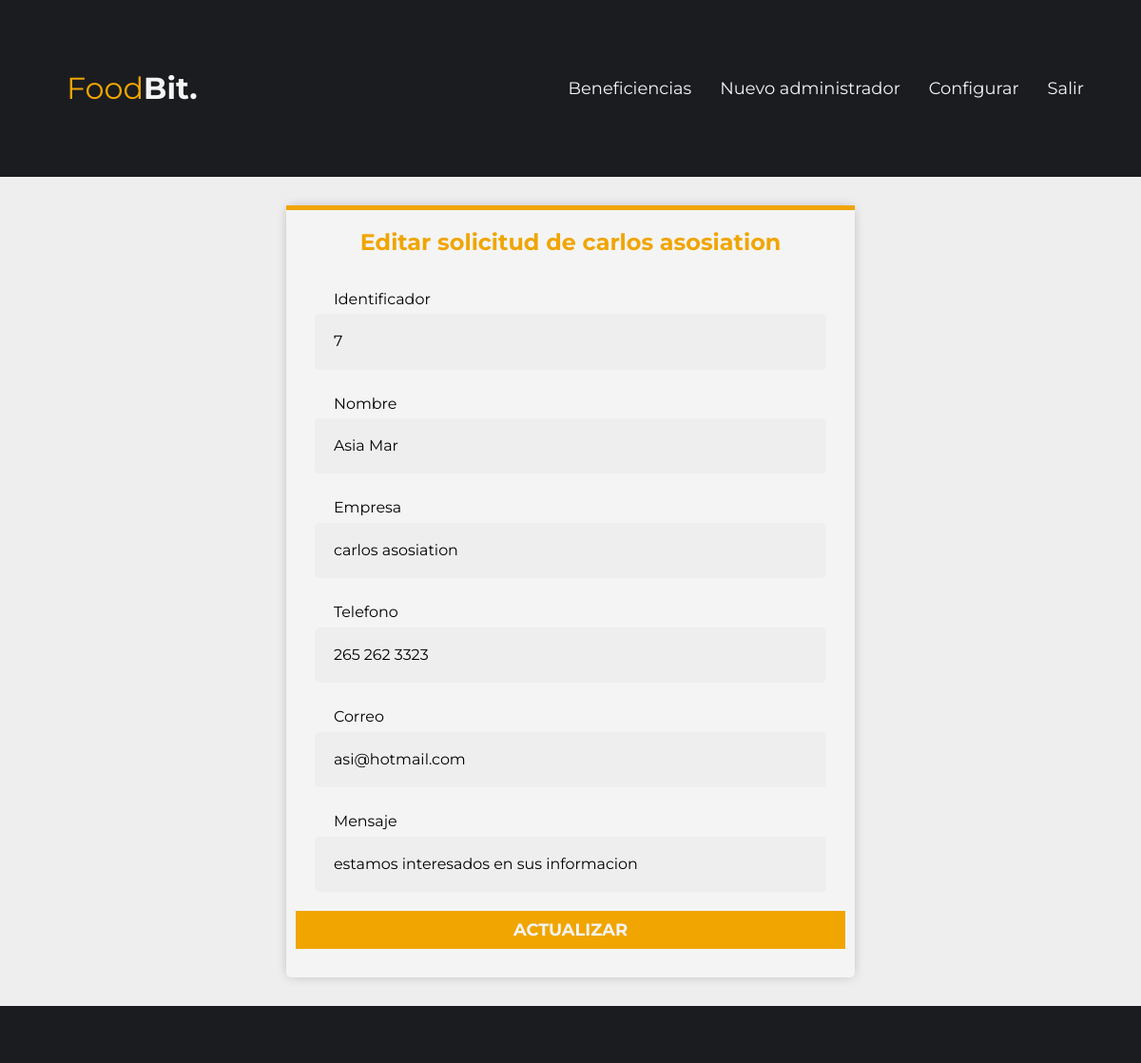
The app's page /editarsolicitudes.php?usr=7 (signed in), older data.
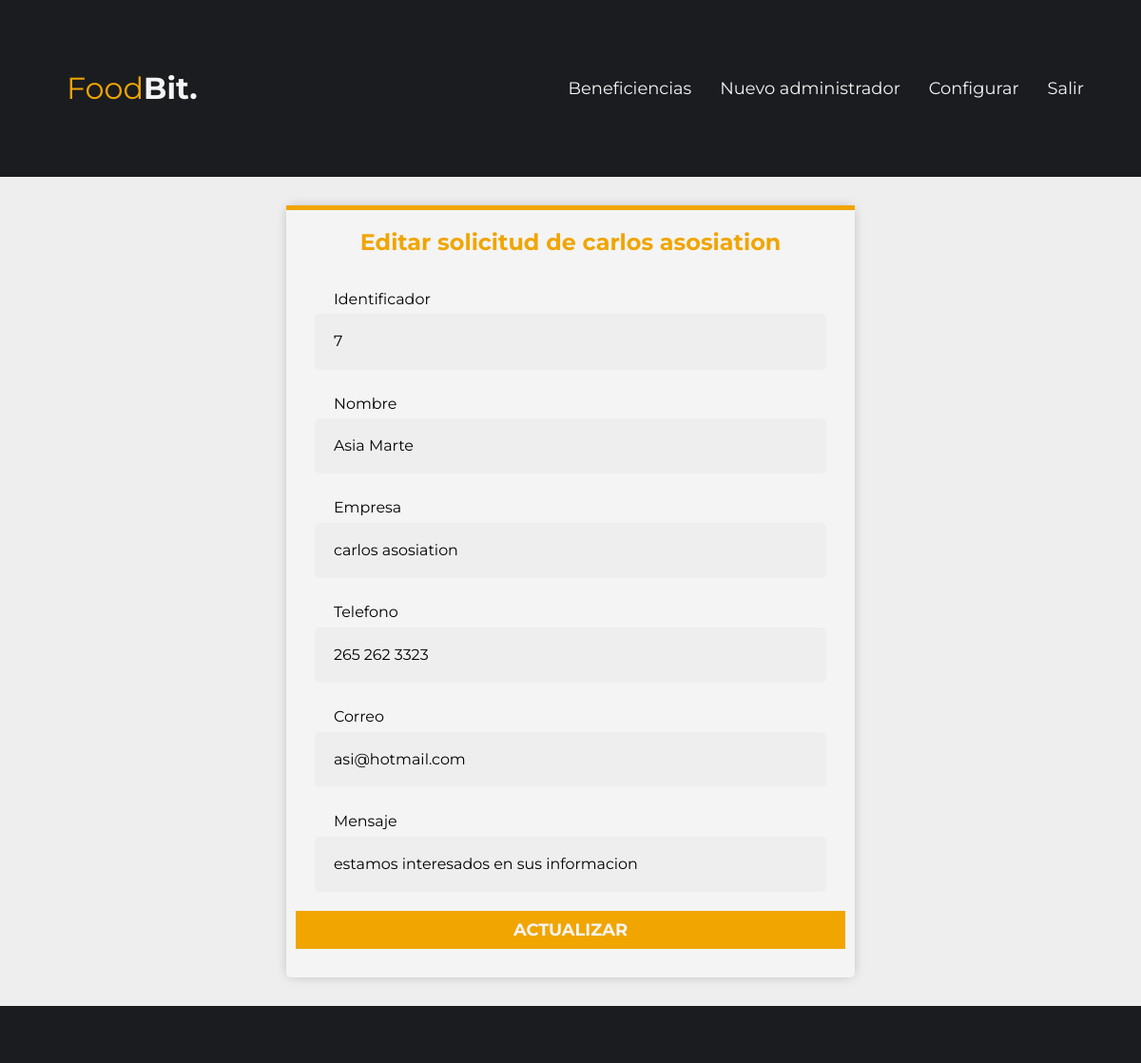
The same page, newer data.
### tables this page shows
CREATE TABLE `solicitud` (
  `identificador` int(100) NOT NULL,
  `idusuario` int(11) NOT NULL,
  `nombre` text NOT NULL,
  `correo` varchar(100) NOT NULL,
  `telefono` varchar(50) NOT NULL,
  `empresa` text NOT NULL,
  `mensaje` varchar(255) NOT NULL
);

### editarsolicitudes.php (the view, shortened to what this page needs)
<?php
if (isset($_SESSION['identificador'])){
?>
<!DOCTYPE html>
<html lang="en">
<head>
    <link rel="stylesheet" href="css/style.css">
    <link rel="stylesheet" href="css/normalize.css">
</head>
<body class="fondogris">
    <header class="header2">
        <div class="contenedor">
            <div class="barra">
                <a class="logo no-margin centrar-texto" href="index.php">
                    <h1 class="logo__nombre">Food<span class="logo__bold">Bit.</span></h1></a>
                    <nav class="navegacion">
                    <a href="consultabeneficiencias.php" class="navegacion__enlace">Beneficiencias</a>
                        <a href="registroadministradores.php" class="navegacion__enlace">Nuevo administrador</a>
                        <a href="configuraradmin.php" class="navegacion__enlace">Configurar</a>
                        <a href="cerrar_sesion.php" class="navegacion__enlace">Salir</a>
                    </nav>
            </div>
        </div>
    </header>
    <main>
        <div class="spacer-30"></div>
        <main class=" ">
            <div class="contenedor2">
            <?php
function ConsultarUsuario($id){
    include 'conexion.php';
    $query="SELECT * FROM solicitud WHERE identificador= '".$id."' ";
        $resultado= $conexion->query($query) or die ("Error al consultar usuario: ".mysqli_error($conexion) );
        while ($filas=$resultado->fetch_array()){
			?>
            <form class="formulario fondoblanco" method="post" action="actualizarsolicitud.php"   enctype="multipart/form-data">
                <div class="barrita"></div>
                <h2>Editar solicitud de <?php echo $filas['empresa'];?> </h2>
                <div class="margin-2">
                    <label class="campo__label2" for="nombre">Identificador</label>
                    <input class="campo__field2" type="text" id="identificador" name="identificador" value="<?php echo $filas[0]?>" readonly>
                </div>
                <div class="margin-2">
                    <label class="campo__label2" for="nombre">Nombre</label>
                    <input class="campo__field2" type="text" id="nombre" name="nombre" value="<?php echo $filas[2]?>">
                </div>
                <div class="margin-2">
                    <label class="campo__label2" for="empresa">Empresa</label>
                    <input class="campo__field2" type="text" id="empresa" name="empresa" value="<?php echo $filas['empresa'];?>" >
                </div>
                <div class="margin-2">
                    <label class="campo__label2" for="tel">Telefono</label>
                    <input class="campo__field2" type="tel" id="tel" name="telefono"  value="<?php echo $filas['telefono'];?>" data-inputmask="'mask': '999 999 9999'">
                </div>
                <div class="margin-2">
                    <label class="campo__label2" for="email">Correo</label>
                    <input class="campo__field2" type="email" id="email" name="correo" value="<?php echo $filas['correo'];?>">
                </div>
                <div class="margin-2">
                    <label class="campo__label2" for="razon">Mensaje</label>
                    <input class="campo__field2" type="text" id="razon" name="direccion" value="<?php echo $filas['mensaje'];?>" readonly>
                </div>
                <div class="">
                    <input type="submit" value="Actualizar" class="boton2 boton--primario">
                </div>
            </form>
            <?php
        }
        }
        $consulta = ConsultarUsuario($_GET['usr']);
      ?>
        </div>
        </main>
            <div class="spacer-30"></div>
    <footer class="footer">
    </footer>
</body>
</html>
<?php
}
else{
    header ('location: ./');
}
?>

Row changes from the older to the newer data that the page shows:
changed solicitud "carlos asosiation": nombre "Asia Mar" → "Asia Marte"
